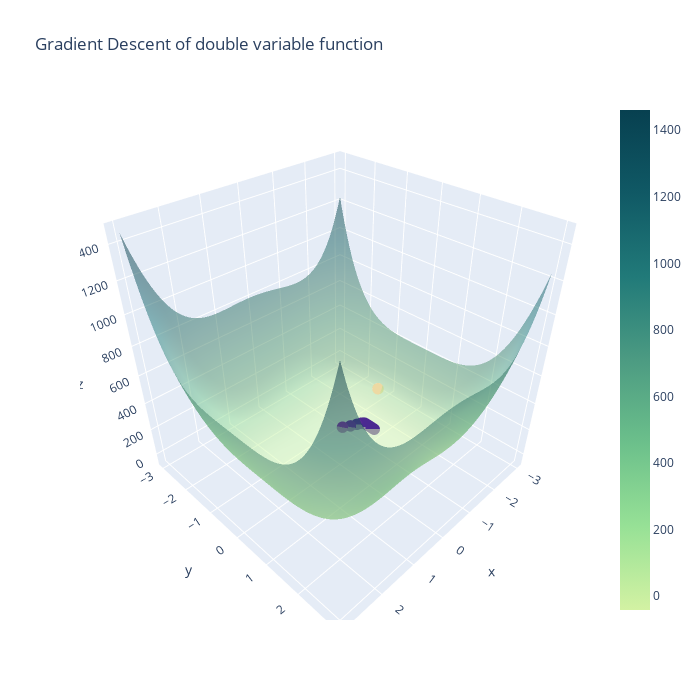

The cell this chart's notebook holds for it:
### Markdown cell above
Wykres dla funkcji dwóch zmiennych g(x, y):

### Code cell
max_r = 3
l = np.linspace(-max_r, max_r, 100)
X, Y = l, l
Z = np.array([[g(np.array([x, y])) for x in X] for y in Y])

pt = RNG.uniform(-max_r, max_r, 2)
dsc = gradient_descent(pt, 0.005, grad_g, 0.1, 100)
if not dsc[1]:
    print("Algorithm hasn't found the optimum, steps are out of bounds")
else:
    steps = np.array([pt for pt in dsc[0] if abs(pt[0]) < max_r and abs(pt[1]) < max_r])
    XS, YS = steps[:,0], steps[:,1]
    ZS = np.array([g(np.array([x, y])) for x, y in zip(XS, YS)])

    layout = go.Layout(width = 700, height =700,
                                title_text='Gradient Descent of double variable function')
    fig = go.Figure(data=[go.Surface(x=X, y=Y, z=Z, colorscale='Emrld',
                                    opacity=0.5)], layout=layout)
    fig.add_scatter3d(x=XS, y=YS, z=ZS, mode='markers', 
                    marker=dict(size=4, color=ZS,               
                                colorscale='Agsunset'))
    fig.show()
